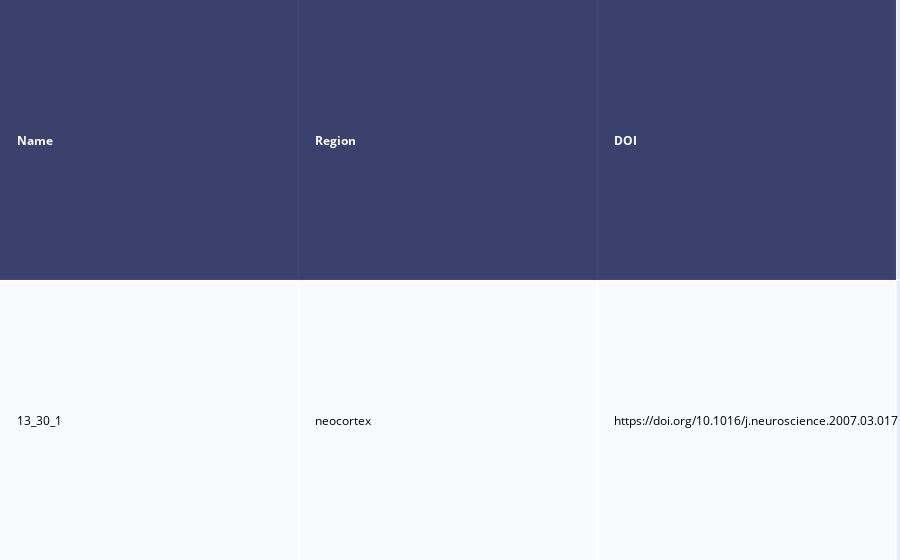

The cell this chart's notebook holds for it:
### Code cell
primary_brain_region = 'neocortex'
myquery = f'''
SELECT n.neuron_id,
    n.neuron_name AS Name, 
    n.primary_brain_region AS Region, 
    n.png_url,
    nd.reference_doi AS DOI
FROM neuron n
INNER JOIN neuron_doi nd
    ON n.neuron_id = nd.neuron_id
WHERE primary_brain_region = '{primary_brain_region}' AND png_url IS NOT NULL
'''
data = pd.read_sql_query(myquery, con = engine)
data.rename(columns = {'name': 'Name',
                      'region': 'Region',
                      'doi': 'DOI'}, inplace = True)

sampled_row = data.sample()

sampled_row['DOI'] = 'https://doi.org/' + sampled_row['DOI'].iloc[0]
url = sampled_row['png_url']
ff.create_table(sampled_row[['Name', 'Region', 'DOI']])

### Figure 1 — Plotly figure (JSON) as saved in the notebook; plotly's stock layout.template omitted (floating-point values rounded to 4 significant figures)
{"data": [{"colorscale": [[0, "#00083e"], [0.5, "#ededee"], [1, "#ffffff"]], "hoverinfo": "none", "opacity": 0.75, "showscale": false, "type": "heatmap", "z": [[0, 0, 0], [0.5, 0.5, 0.5]]}], "layout": {"annotations": [{"align": "left", "font": {"color": "#ffffff"}, "showarrow": false, "text": "<b>Name</b>", "x": -0.45, "xanchor": "left", "xref": "x", "y": 0, "yref": "y"}, {"align": "left", "font": {"color": "#ffffff"}, "showarrow": false, "text": "<b>Region</b>", "x": 0.55, "xanchor": "left", "xref": "x", "y": 0, "yref": "y"}, {"align": "left", "font": {"color": "#ffffff"}, "showarrow": false, "text": "<b>DOI</b>", "x": 1.55, "xanchor": "left", "xref": "x", "y": 0, "yref": "y"}, {"align": "left", "font": {"color": "#000000"}, "showarrow": false, "text": "13_30_1", "x": -0.45, "xanchor": "left", "xref": "x", "y": 1, "yref": "y"}, {"align": "left", "font": {"color": "#000000"}, "showarrow": false, "text": "neocortex", "x": 0.55, "xanchor": "left", "xref": "x", "y": 1, "yref": "y"}, {"align": "left", "font": {"color": "#000000"}, "showarrow": false, "text": "https://doi.org/10.1016/j.neuroscience.2007.03.017", "x": 1.55, "xanchor": "left", "xref": "x", "y": 1, "yref": "y"}], "autosize": true, "margin": {"b": 0, "l": 0, "r": 0, "t": 0}, "xaxis": {"autorange": true, "dtick": 1, "gridwidth": 2, "range": [-0.5, 2.5], "showticklabels": false, "tick0": -0.5, "ticks": "", "zeroline": false}, "yaxis": {"autorange": true, "dtick": 1, "gridwidth": 2, "range": [1.5, -0.5], "showticklabels": false, "tick0": 0.5, "ticks": "", "zeroline": false}}}
